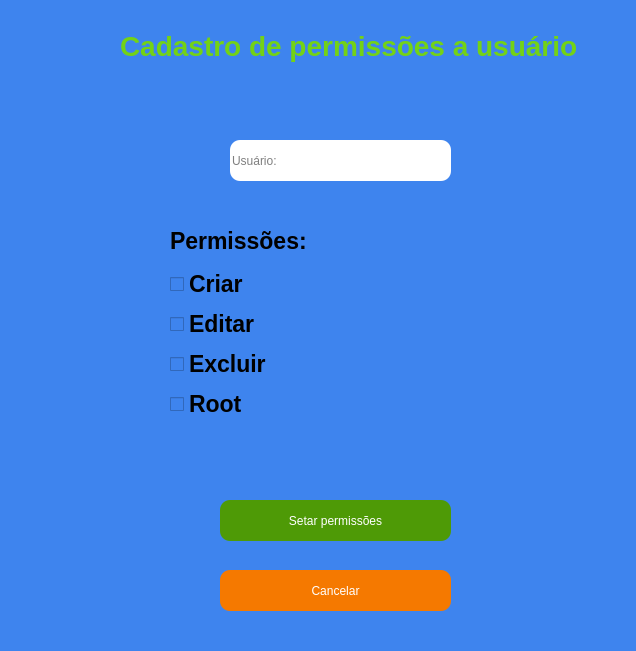
<?xml version="1.0" encoding="UTF-8"?>
<ui version="4.0">
 <class>MainWindow</class>
 <widget class="QMainWindow" name="MainWindow">
  <property name="windowModality">
   <enum>Qt::WindowModal</enum>
  </property>
  <property name="geometry">
   <rect>
    <x>0</x>
    <y>0</y>
    <width>636</width>
    <height>651</height>
   </rect>
  </property>
  <property name="windowTitle">
   <string>Tela de permissões</string>
  </property>
  <property name="styleSheet">
   <string notr="true">background-color: rgb(62, 132, 238);</string>
  </property>
  <widget class="QWidget" name="centralwidget">
   <widget class="QLineEdit" name="InputUsuario">
    <property name="geometry">
     <rect>
      <x>230</x>
      <y>140</y>
      <width>221</width>
      <height>41</height>
     </rect>
    </property>
    <property name="styleSheet">
     <string notr="true">background-color: rgb(255, 255, 255);
border-radius: 10px;
border-color: rgb(0,0,0);</string>
    </property>
    <property name="readOnly">
     <bool>true</bool>
    </property>
    <property name="placeholderText">
     <string>Usuário:</string>
    </property>
   </widget>
   <widget class="QPushButton" name="BtnSetar">
    <property name="geometry">
     <rect>
      <x>220</x>
      <y>500</y>
      <width>231</width>
      <height>41</height>
     </rect>
    </property>
    <property name="styleSheet">
     <string notr="true">background-color:rgb(78, 154, 6);
color: rgb(255, 255, 255);
border-radius: 10px;</string>
    </property>
    <property name="text">
     <string>Setar permissões</string>
    </property>
   </widget>
   <widget class="QLabel" name="IconeUsuario">
    <property name="geometry">
     <rect>
      <x>140</x>
      <y>120</y>
      <width>71</width>
      <height>81</height>
     </rect>
    </property>
    <property name="text">
     <string/>
    </property>
    <property name="pixmap">
     <pixmap>../GIT/HELLLO_WORLD/icone_usuario.png</pixmap>
    </property>
   </widget>
   <widget class="QPushButton" name="BtnCancelar">
    <property name="geometry">
     <rect>
      <x>220</x>
      <y>570</y>
      <width>231</width>
      <height>41</height>
     </rect>
    </property>
    <property name="styleSheet">
     <string notr="true">color: rgb(255, 255, 255);
background-color: rgb(245, 121, 0);
border-radius: 10px;</string>
    </property>
    <property name="text">
     <string>Cancelar</string>
    </property>
   </widget>
   <widget class="QLabel" name="label">
    <property name="geometry">
     <rect>
      <x>120</x>
      <y>20</y>
      <width>481</width>
      <height>51</height>
     </rect>
    </property>
    <property name="font">
     <font>
      <pointsize>21</pointsize>
      <weight>75</weight>
      <bold>true</bold>
     </font>
    </property>
    <property name="styleSheet">
     <string notr="true">color: rgb(115, 210, 22);</string>
    </property>
    <property name="text">
     <string>Cadastro de permissões a usuário</string>
    </property>
   </widget>
   <widget class="QCheckBox" name="CbCriar">
    <property name="geometry">
     <rect>
      <x>170</x>
      <y>270</y>
      <width>110</width>
      <height>28</height>
     </rect>
    </property>
    <property name="font">
     <font>
      <pointsize>17</pointsize>
      <weight>75</weight>
      <bold>true</bold>
     </font>
    </property>
    <property name="text">
     <string>Criar</string>
    </property>
   </widget>
   <widget class="QCheckBox" name="CbEditar">
    <property name="geometry">
     <rect>
      <x>170</x>
      <y>310</y>
      <width>110</width>
      <height>28</height>
     </rect>
    </property>
    <property name="font">
     <font>
      <pointsize>17</pointsize>
      <weight>75</weight>
      <bold>true</bold>
     </font>
    </property>
    <property name="text">
     <string>Editar</string>
    </property>
   </widget>
   <widget class="QCheckBox" name="CbExcluir">
    <property name="geometry">
     <rect>
      <x>170</x>
      <y>350</y>
      <width>110</width>
      <height>28</height>
     </rect>
    </property>
    <property name="font">
     <font>
      <pointsize>17</pointsize>
      <weight>75</weight>
      <bold>true</bold>
     </font>
    </property>
    <property name="text">
     <string>Excluir</string>
    </property>
   </widget>
   <widget class="QLabel" name="label_2">
    <property name="geometry">
     <rect>
      <x>170</x>
      <y>230</y>
      <width>181</width>
      <height>22</height>
     </rect>
    </property>
    <property name="font">
     <font>
      <pointsize>17</pointsize>
      <weight>75</weight>
      <bold>true</bold>
     </font>
    </property>
    <property name="text">
     <string>Permissões:</string>
    </property>
   </widget>
   <widget class="QCheckBox" name="CbRoot">
    <property name="geometry">
     <rect>
      <x>170</x>
      <y>390</y>
      <width>161</width>
      <height>28</height>
     </rect>
    </property>
    <property name="font">
     <font>
      <pointsize>17</pointsize>
      <weight>75</weight>
      <bold>true</bold>
     </font>
    </property>
    <property name="text">
     <string>Root</string>
    </property>
   </widget>
  </widget>
 </widget>
 <tabstops>
  <tabstop>InputUsuario</tabstop>
  <tabstop>BtnSetar</tabstop>
  <tabstop>BtnCancelar</tabstop>
 </tabstops>
 <resources/>
 <connections/>
</ui>
